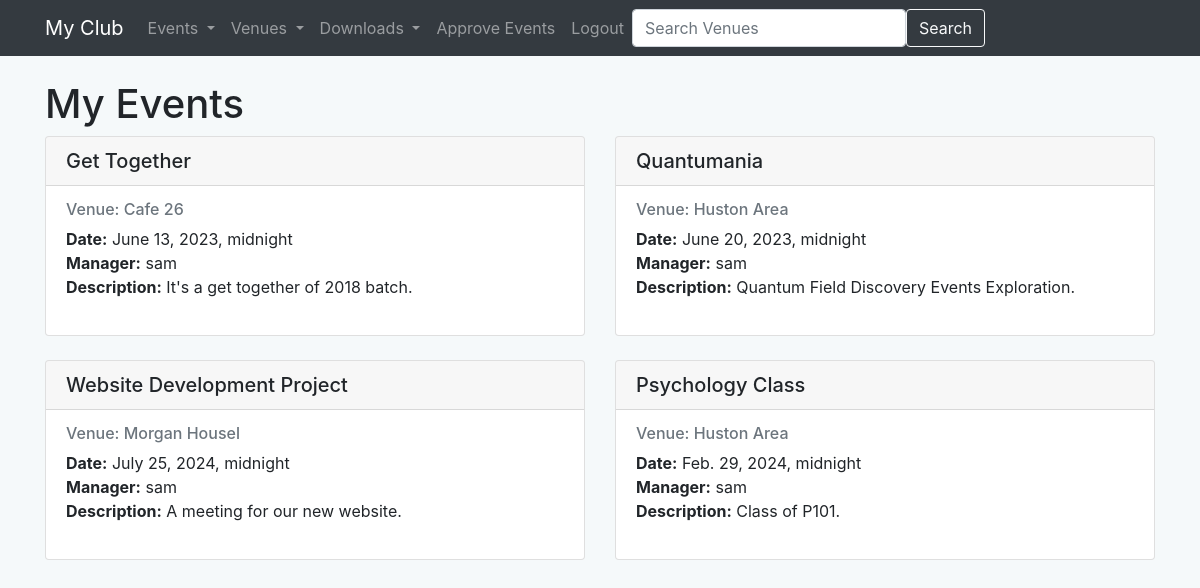
Screenshot of /my_events/ (signed in) with the database file from the repository.
### events/models.py (models this page shows)
class Events(models.Model):
    name = models.CharField('Event Name', max_length=60)
    date = models.DateTimeField('Event Date')
    venue = models.ForeignKey(Venue, blank=True, null=True, on_delete=models.CASCADE)
    manager = models.ForeignKey(User, blank=True, null=True, on_delete=models.SET_NULL)
    description = models.TextField(blank=True)
    attendees = models.ManyToManyField(MyClubUser, blank=True)
    approved = models.BooleanField(default=False)  # New field for approval
    def __str__(self):
        return self.name

class Venue(models.Model):
    name = models.CharField(max_length=60)
    address = models.CharField(max_length=300)
    zip = models.CharField(max_length=15)
    phone = models.CharField(max_length=25, blank=True)
    web = models.URLField(blank=True)
    email = models.EmailField(blank=True)
    owner = models.IntegerField(blank=False, default=1)
    venue_image = models.ImageField(null=True, blank=True, upload_to='images/')
    def __str__(self):
        return self.name

### events/views.py (the view)
# urls.py: path('my_events/', views.my_events, name='my-events'),
def my_events(request):
    if request.user.is_authenticated:
        user = request.user.id
        events = Events.objects.filter(attendees=user)
        return render(request, 'events/my_events.html', {'events': events})
    else:
        messages.success(request, "You aren't authorized to view this page.")
        return redirect('home')

### events/models.py (called while the page is built)
    def __str__(self):
        return self.first_name + ' ' + self.last_name

### events/templates/events/my_events.html
{% extends 'events/base.html' %}
{% block content %}
<h1>My Events</h1>
{% if events %}
  <div class="row">
    {% for event in events %}
      <div class="col-lg-6">
        <div class="card mb-4">
          <div class="card-header">
            <h5 class="card-title mb-0">{{ event }}</h5>
          </div>
          <div class="card-body">
            <h6 class="card-subtitle mb-2 text-muted">Venue: {{ event.venue }}</h6>
            <ul class="list-unstyled">
              <li><strong>Date:</strong> {{ event.date }}</li>
              <li><strong>Manager:</strong> {{ event.manager }}</li>
              <li><strong>Description:</strong> {{ event.description }}</li>
            </ul>
          </div>
        </div>
      </div>
    {% endfor %}
  </div>
{% else %}
  <p>No events found.</p>
{% endif %}
{% endblock %}

### events/templates/events/base.html (style rules this page uses)
body { background: #f5f9fa; }

### rows the page displays
Events: name "Get Together", venue "Cafe 26", date "June 13, 2023, midnight", manager "sam", description "It's a get together of 2018 batch."
Events: name "Quantumania", venue "Huston Area", date "June 20, 2023, midnight", manager "sam", description "Quantum Field Discovery Events Exploration."
Events: name "Website Development Project", venue "Morgan Housel", date "July 25, 2024, midnight", manager "sam", description "A meeting for our new website."
Events: name "Psychology Class", venue "Huston Area", date "Feb. 29, 2024, midnight", manager "sam", description "Class of P101."
